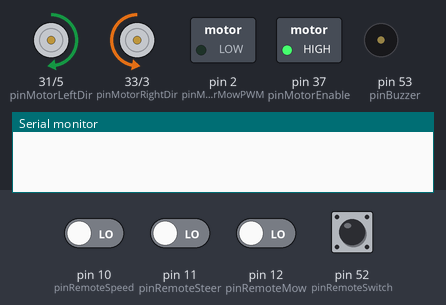
This sketch was run on a simulated Arduino Mega 2560, built with avr-gcc and run on an emulated ATmega2560. Parts: direction and speed pins drawn as motors (green arrow = direction pin HIGH = forward, orange = LOW = backward, longer = more drive), switched loads named in the sketch (green lamp = pin HIGH), buzzer (waves = sounding, pin HIGH), the last lines printed to the serial monitor. Wiring (inferred from the names in the program): 4 × IR receiver: data pin 10 / data pin 11 / data pin 12 / data pin 52. The inputs (shaded band) are chosen by the test bench; at power-on: pin 10 (pinRemoteSpeed), pin 11 (pinRemoteSteer), pin 12 (pinRemoteMow), pin 52 (pinRemoteSwitch) LOW.

Above: at 0.1 s.
At 2.2 s:
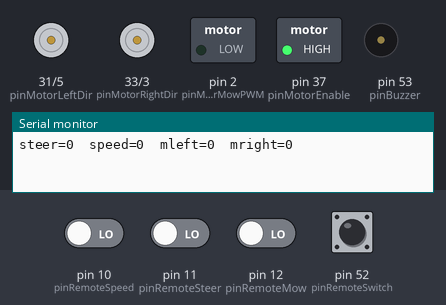
Timing chart, 0 to 3.7 s (numbered marks = the images above):
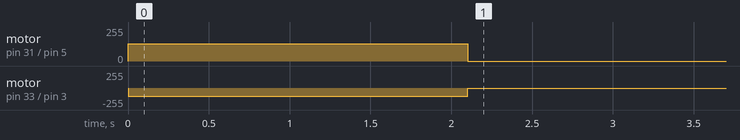

Measured:
- by itself, motor on pin 31 (pinMotorLeftDir) / pin 5 (pinMotorLeftPWM): stopped → forward 128/255 at 0.00 s, → stopped 2.1 s later
- by itself, motor on pin 33 (pinMotorRightDir) / pin 3 (pinMotorRightPWM): stopped → backward 127/255 at 0.00 s, → stopped 2.1 s later

The sketch:

rcmotor.ino
```cpp
/* steer robot by model R/C ( Motortreiber ansteuern mit Funke)
 * requires: Arduino Due, PCB 1.3
 */

#include <Arduino.h>
#include "pinman.h"

// ------ pins---------------------------------------
#define pinMotorEnable  37         // EN motors enable
#define pinMotorLeftPWM 5          // M1_IN1 left motor PWM pin
#define pinMotorLeftDir 31         // M1_IN2 left motor Dir pin
#define pinMotorLeftSense A1       // M1_FB  left motor current sense
#define pinMotorLeftFault 25       // M1_SF  left motor fault

#define pinMotorRightPWM  3        // M2_IN1 right motor PWM pin
#define pinMotorRightDir 33        // M2_IN2 right motor Dir pin
#define pinMotorRightSense A0      // M2_FB  right motor current sense
#define pinMotorRightFault 27      // M2_SF  right motor fault

#define pinMotorMowPWM 2           // M1_IN1 mower motor PWM pin (if using MOSFET, use this pin)
#define pinMotorMowDir 29          // M1_IN2 mower motor Dir pin (if using MOSFET, keep unconnected)
#define pinMotorMowSense A3        // M1_FB  mower motor current sense
#define pinMotorMowFault 26        // M1_SF  mower motor fault   (if using MOSFET/L298N, keep unconnected)
#define pinMotorMowEnable 28       // EN mower motor enable      (if using MOSFET/L298N, keep unconnected)
#define pinMotorMowRpm A11

#define pinRemoteMow 12            // remote control mower motor
#define pinRemoteSteer 11          // remote control steering
#define pinRemoteSpeed 10          // remote control speed
#define pinRemoteSwitch 52         // remote control switch

#define pinBuzzer 53               // Buzzer

// motor speed
#define motorSpeedMax 255
#define motorMowSpeedMax 255


// R/C measurement
int remoteSteer ;  // range -100..100
int remoteSpeed ;  // range -100..100
int remoteMow ;    // range 0..100
unsigned long remoteSteerLastTime ;
unsigned long remoteSpeedLastTime ;
unsigned long remoteMowLastTime ;
unsigned long remoteSwitchLastTime ;
boolean remoteSteerLastState ;
boolean remoteSpeedLastState ;
boolean remoteMowLastState ;


boolean plot = false;
unsigned long nextInfoTime = 0;


// MC33926 motor driver
// Check http://forum.pololu.com/viewtopic.php?f=15&t=5272#p25031 for explanations.
//(8-bit PWM=255, 10-bit PWM=1023)
// IN1 PinPWM         IN2 PinDir
// PWM                L     Forward
// nPWM               H     Reverse
void setMC33926(int pinDir, int pinPWM, int speed){
  if (speed < 0){
    digitalWrite(pinDir, HIGH) ;
    PinMan.analogWrite(pinPWM, 255-((byte)abs(speed)));
  } else {
    digitalWrite(pinDir, LOW) ;
    PinMan.analogWrite(pinPWM, ((byte)speed));
  }
}

int rcValue(int ppmTime){
  int value = (int) (((double)((ppmTime) - 1500)) / 3.4);
  if ((value < 5) && (value > -5)) value = 0;
  return value;
}

// RC remote control driver
void setRemotePPMState(unsigned long timeMicros, boolean remoteSpeedState, boolean remoteSteerState,
  boolean remoteMowState){
  if (remoteSpeedState != remoteSpeedLastState) {
    remoteSpeedLastState = remoteSpeedState;
    if (remoteSpeedState) remoteSpeedLastTime = timeMicros; else remoteSpeed = rcValue(timeMicros - remoteSpeedLastTime);
  }
  if (remoteSteerState != remoteSteerLastState) {
    remoteSteerLastState = remoteSteerState;
    if (remoteSteerState) remoteSteerLastTime = timeMicros; else remoteSteer = rcValue(timeMicros - remoteSteerLastTime);
  }
  if (remoteMowState != remoteMowLastState) {
    remoteMowLastState = remoteMowState;
    if (remoteMowState) remoteMowLastTime = timeMicros; else remoteMow = max(0, (rcValue(timeMicros - remoteMowLastTime)+100)/2);
  }
}


// remote control (RC) ppm signal change interrupt
ISR(PCINT0_vect){
  unsigned long timeMicros = micros();
  boolean remoteSpeedState = digitalRead(pinRemoteSpeed);
  boolean remoteSteerState = digitalRead(pinRemoteSteer);
  boolean remoteMowState = digitalRead(pinRemoteMow);
  setRemotePPMState(timeMicros, remoteSpeedState, remoteSteerState, remoteMowState);
}

void setup(){
  pinMode(pinBuzzer, OUTPUT);
  Serial.begin(19200); // setup baud rate
  PinMan.begin();

  // left wheel motor
  pinMode(pinMotorLeftPWM, OUTPUT);
  pinMode(pinMotorLeftDir, OUTPUT);
  pinMode(pinMotorEnable, OUTPUT);
  digitalWrite(pinMotorEnable, HIGH);

  // right wheel motor
  pinMode(pinMotorRightPWM, OUTPUT);
  pinMode(pinMotorRightDir, OUTPUT);

  // mower motor
  //pinMode(pinMotorMowPWM, OUTPUT);

  // R/C  (enable interrupts)
  pinMode(pinRemoteMow, INPUT);
  pinMode(pinRemoteSteer, INPUT);
  pinMode(pinRemoteSpeed, INPUT);

  attachInterrupt(pinRemoteSpeed, PCINT0_vect, CHANGE);
  attachInterrupt(pinRemoteSteer, PCINT0_vect, CHANGE);
  attachInterrupt(pinRemoteMow, PCINT0_vect, CHANGE);
  attachInterrupt(pinRemoteSwitch, PCINT0_vect, CHANGE);


#ifdef __AVR__
  //-------------------------------------------------------------------------
	// Switch
	//-------------------------------------------------------------------------
	PCICR |= (1<<PCIE0);
	PCMSK0 |= (1<<PCINT1);

	//-------------------------------------------------------------------------
	// R/C
	//-------------------------------------------------------------------------
	PCICR |= (1<<PCIE0);

	PCMSK0 |= (1<<PCINT4);
	PCMSK0 |= (1<<PCINT5);
	PCMSK0 |= (1<<PCINT6);
#endif


  unsigned long endTime = millis() + 2000;
  while (millis() < endTime){
    setMC33926(pinMotorLeftDir, pinMotorLeftPWM, -127);
    setMC33926(pinMotorRightDir, pinMotorRightPWM, 127);
    delay(100);
  }
}

void loop(){
  // R/C conversion to motor speed (left/right)
  float steer = ((double)motorSpeedMax/2) * (((double)remoteSteer)/100.0);
  if (remoteSpeed < 0) steer *= -1;
  int motorLeftSpeed  = ((double)motorSpeedMax) * (((double)remoteSpeed)/100.0) - steer;
  int motorRightSpeed = ((double)motorSpeedMax) * (((double)remoteSpeed)/100.0) + steer;
  motorLeftSpeed = max(-motorSpeedMax, min(motorSpeedMax, motorLeftSpeed));
  motorRightSpeed = max(-motorSpeedMax, min(motorSpeedMax, motorRightSpeed));
  int motorMowSpeed = ((double)motorMowSpeedMax) * (((double)remoteMow)/100.0);

  setMC33926(pinMotorLeftDir, pinMotorLeftPWM, motorLeftSpeed);
  setMC33926(pinMotorRightDir, pinMotorRightPWM, motorRightSpeed);

  // mower motor
  analogWrite(pinMotorMowPWM, motorMowSpeed);

  if (Serial.available()){
    char ch = Serial.read();
    if (ch == 'p') plot = !plot;
  }
  if (millis() >= nextInfoTime){
      nextInfoTime = millis() + 300; // choose time interval here
      // serial console output
      Serial.print("steer=");
      Serial.print(remoteSteer);
      Serial.print("  speed=");
      Serial.print(remoteSpeed);
      Serial.print("  mleft=");
      Serial.print(motorLeftSpeed);
      Serial.print("  mright=");
      Serial.print(motorRightSpeed);
      Serial.println();
  }

  delay(15);
}
```

pinman.cpp
```cpp
#include "pinman.h"

#ifdef __AVR__
  #define PINS_COUNT 0
#endif

#define PWM_FREQUENCY 3900
#define TC_FREQUENCY 3900

static int _writeResolution = 8;

static uint8_t PWMEnabled = 0;
static uint8_t pinEnabled[PINS_COUNT];
static uint8_t TCChanEnabled[] = {0, 0, 0, 0, 0, 0, 0, 0, 0};

PinManager PinMan;


void PinManager::begin() {
// PWM frequency
#ifdef __AVR__
  TCCR3B = (TCCR3B & 0xF8) | 0x02;    // set PWM frequency 3.9 Khz (pin2,3,5)
#endif

	uint8_t i;
	for (i=0; i<PINS_COUNT; i++)
		pinEnabled[i] = 0;
}


static inline uint32_t mapResolution(uint32_t value, uint32_t from, uint32_t to) {
	if (from == to)
		return value;
	if (from > to)
		return value >> (from-to);
	else
		return value << (to-from);
}

#ifndef __AVR__
static void TC_SetCMR_ChannelA(Tc *tc, uint32_t chan, uint32_t v)
{
	tc->TC_CHANNEL[chan].TC_CMR = (tc->TC_CHANNEL[chan].TC_CMR & 0xFFF0FFFF) | v;
}

static void TC_SetCMR_ChannelB(Tc *tc, uint32_t chan, uint32_t v)
{
	tc->TC_CHANNEL[chan].TC_CMR = (tc->TC_CHANNEL[chan].TC_CMR & 0xF0FFFFFF) | v;
}
#endif


// Right now, PWM output only works on the pins with
// hardware support.  These are defined in the appropriate
// pins_*.c file.  For the rest of the pins, we default
// to digital output.
void PinManager::analogWrite(uint32_t ulPin, uint32_t ulValue) {
#ifdef __AVR__
  ::analogWrite(ulPin, ulValue);
#else
	uint32_t attr = g_APinDescription[ulPin].ulPinAttribute;

	if ((attr & PIN_ATTR_ANALOG) == PIN_ATTR_ANALOG) {
		EAnalogChannel channel = g_APinDescription[ulPin].ulADCChannelNumber;
		if (channel == DA0 || channel == DA1) {
			uint32_t chDACC = ((channel == DA0) ? 0 : 1);
			if (dacc_get_channel_status(DACC_INTERFACE) == 0) {
				/* Enable clock for DACC_INTERFACE */
				pmc_enable_periph_clk(DACC_INTERFACE_ID);

				/* Reset DACC registers */
				dacc_reset(DACC_INTERFACE);

				/* Half word transfer mode */
				dacc_set_transfer_mode(DACC_INTERFACE, 0);

				/* Power save:
				 * sleep mode  - 0 (disabled)
				 * fast wakeup - 0 (disabled)
				 */
				dacc_set_power_save(DACC_INTERFACE, 0, 0);
				/* Timing:
				 * refresh        - 0x08 (1024*8 dacc clocks)
				 * max speed mode -    0 (disabled)
				 * startup time   - 0x10 (1024 dacc clocks)
				 */
				dacc_set_timing(DACC_INTERFACE, 0x08, 0, 0x10);

				/* Set up analog current */
				dacc_set_analog_control(DACC_INTERFACE, DACC_ACR_IBCTLCH0(0x02) |
											DACC_ACR_IBCTLCH1(0x02) |
											DACC_ACR_IBCTLDACCORE(0x01));
			}

			/* Disable TAG and select output channel chDACC */
			dacc_set_channel_selection(DACC_INTERFACE, chDACC);

			if ((dacc_get_channel_status(DACC_INTERFACE) & (1 << chDACC)) == 0) {
				dacc_enable_channel(DACC_INTERFACE, chDACC);
			}

			// Write user value
			ulValue = mapResolution(ulValue, _writeResolution, DACC_RESOLUTION);
			dacc_write_conversion_data(DACC_INTERFACE, ulValue);
			while ((dacc_get_interrupt_status(DACC_INTERFACE) & DACC_ISR_EOC) == 0);
			return;
		}
	}

	if ((attr & PIN_ATTR_PWM) == PIN_ATTR_PWM) {
		ulValue = mapResolution(ulValue, _writeResolution, PWM_RESOLUTION);

		if (!PWMEnabled) {
			// PWM Startup code
		    pmc_enable_periph_clk(PWM_INTERFACE_ID);
		    PWMC_ConfigureClocks(PWM_FREQUENCY * PWM_MAX_DUTY_CYCLE, 0, VARIANT_MCK);
			PWMEnabled = 1;
		}

		uint32_t chan = g_APinDescription[ulPin].ulPWMChannel;
		if (!pinEnabled[ulPin]) {
			// Setup PWM for this pin
			PIO_Configure(g_APinDescription[ulPin].pPort,
					g_APinDescription[ulPin].ulPinType,
					g_APinDescription[ulPin].ulPin,
					g_APinDescription[ulPin].ulPinConfiguration);
			PWMC_ConfigureChannel(PWM_INTERFACE, chan, PWM_CMR_CPRE_CLKA, 0, 0);
			PWMC_SetPeriod(PWM_INTERFACE, chan, PWM_MAX_DUTY_CYCLE);
			PWMC_SetDutyCycle(PWM_INTERFACE, chan, ulValue);
			PWMC_EnableChannel(PWM_INTERFACE, chan);
			pinEnabled[ulPin] = 1;
		}

		PWMC_SetDutyCycle(PWM_INTERFACE, chan, ulValue);
		return;
	}

	if ((attr & PIN_ATTR_TIMER) == PIN_ATTR_TIMER) {
		// We use MCLK/2 as clock.
		const uint32_t TC = VARIANT_MCK / 2 / TC_FREQUENCY;

		// Map value to Timer ranges 0..255 => 0..TC
		ulValue = mapResolution(ulValue, _writeResolution, TC_RESOLUTION);
		ulValue = ulValue * TC;
		ulValue = ulValue / TC_MAX_DUTY_CYCLE;

		// Setup Timer for this pin
		ETCChannel channel = g_APinDescription[ulPin].ulTCChannel;
		static const uint32_t channelToChNo[] = { 0, 0, 1, 1, 2, 2, 0, 0, 1, 1, 2, 2, 0, 0, 1, 1, 2, 2 };
		static const uint32_t channelToAB[]   = { 1, 0, 1, 0, 1, 0, 1, 0, 1, 0, 1, 0, 1, 0, 1, 0, 1, 0 };
		static Tc *channelToTC[] = {
			TC0, TC0, TC0, TC0, TC0, TC0,
			TC1, TC1, TC1, TC1, TC1, TC1,
			TC2, TC2, TC2, TC2, TC2, TC2 };
		static const uint32_t channelToId[] = { 0, 0, 1, 1, 2, 2, 3, 3, 4, 4, 5, 5, 6, 6, 7, 7, 8, 8 };
		uint32_t chNo = channelToChNo[channel];
		uint32_t chA  = channelToAB[channel];
		Tc *chTC = channelToTC[channel];
		uint32_t interfaceID = channelToId[channel];

		if (!TCChanEnabled[interfaceID]) {
			pmc_enable_periph_clk(TC_INTERFACE_ID + interfaceID);
			TC_Configure(chTC, chNo,
				TC_CMR_TCCLKS_TIMER_CLOCK1 |
				TC_CMR_WAVE |         // Waveform mode
				TC_CMR_WAVSEL_UP_RC | // Counter running up and reset when equals to RC
				TC_CMR_EEVT_XC0 |     // Set external events from XC0 (this setup TIOB as output)
				TC_CMR_ACPA_CLEAR | TC_CMR_ACPC_CLEAR |
				TC_CMR_BCPB_CLEAR | TC_CMR_BCPC_CLEAR);
			TC_SetRC(chTC, chNo, TC);
		}
		if (ulValue == 0) {
			if (chA)
				TC_SetCMR_ChannelA(chTC, chNo, TC_CMR_ACPA_CLEAR | TC_CMR_ACPC_CLEAR);
			else
				TC_SetCMR_ChannelB(chTC, chNo, TC_CMR_BCPB_CLEAR | TC_CMR_BCPC_CLEAR);
		} else {
			if (chA) {
				TC_SetRA(chTC, chNo, ulValue);
				TC_SetCMR_ChannelA(chTC, chNo, TC_CMR_ACPA_CLEAR | TC_CMR_ACPC_SET);
			} else {
				TC_SetRB(chTC, chNo, ulValue);
				TC_SetCMR_ChannelB(chTC, chNo, TC_CMR_BCPB_CLEAR | TC_CMR_BCPC_SET);
			}
		}
		if (!pinEnabled[ulPin]) {
			PIO_Configure(g_APinDescription[ulPin].pPort,
					g_APinDescription[ulPin].ulPinType,
					g_APinDescription[ulPin].ulPin,
					g_APinDescription[ulPin].ulPinConfiguration);
			pinEnabled[ulPin] = 1;
		}
		if (!TCChanEnabled[interfaceID]) {
			TC_Start(chTC, chNo);
			TCChanEnabled[interfaceID] = 1;
		}
		return;
	}

	// Defaults to digital write
	pinMode(ulPin, OUTPUT);
	ulValue = mapResolution(ulValue, _writeResolution, 8);
	if (ulValue < 128)
		digitalWrite(ulPin, LOW);
	else
		digitalWrite(ulPin, HIGH);
#endif
}
```

pinman.h
```cpp
// pin manager
// replacement for Arduino wiring, allowing us to change PWM frequency

#ifndef PINMAN_H
#define PINMAN_H

#include <Arduino.h>

class PinManager {
  public:
    void begin();
	  void analogWrite( uint32_t ulPin, uint32_t ulValue ) ;
};

extern PinManager PinMan;

#endif
```
